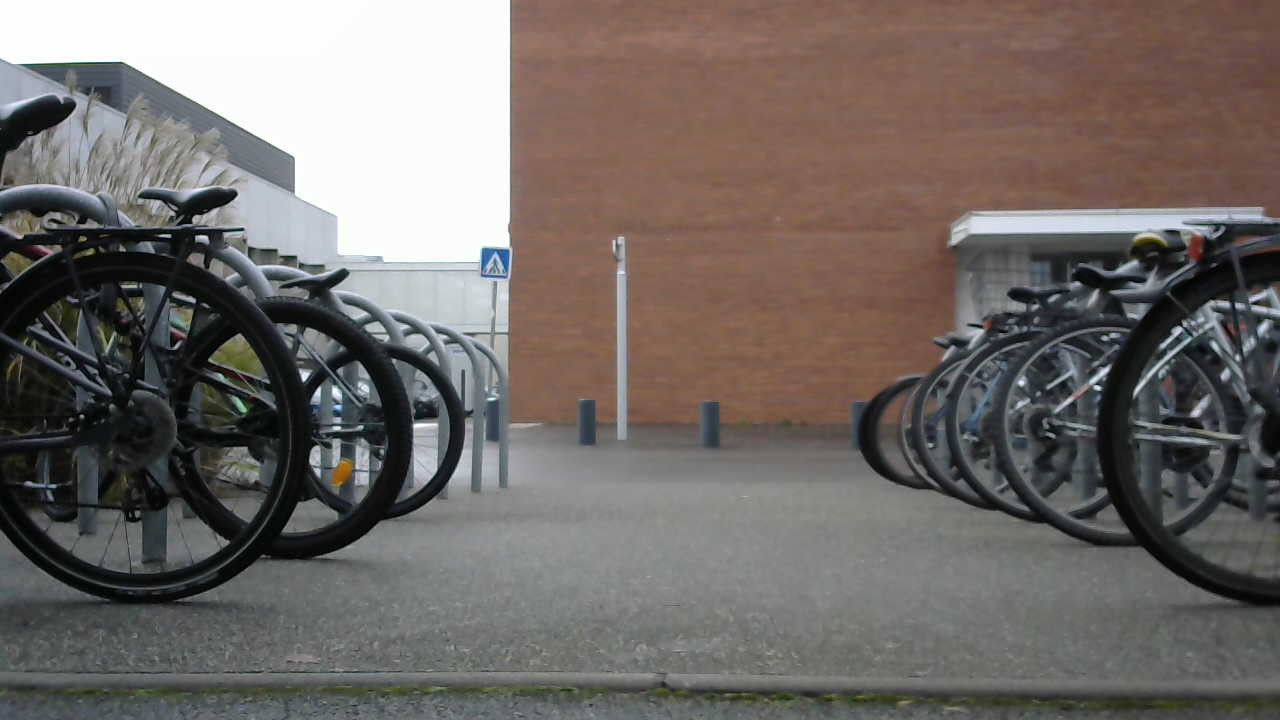
#> input picture pathDetection/images/WIN_20241121_09_58_39_Pro.jpg, 1280 x 720 px, found by its file name
$ python followLine.py
#> lines starting #> are read from the running program, lines starting #| are printed output that depends on the picture; after the words box and inside, x2 and y2 are one past the last pixel; in counts of white or black regions, pixels touching at a corner belong together
import cv2
import numpy as np

def detect_edges(image):
    # Convertir l'image en niveaux de gris
    gray = cv2.cvtColor(image, cv2.COLOR_BGR2GRAY)

    # Appliquer un flou pour réduire le bruit
    blurred = cv2.GaussianBlur(gray, (9, 9), 0)

    # Utiliser le détecteur de Canny pour détecter les bords
    edges = cv2.Canny(blurred, threshold1=50, threshold2=200)

    return edges

def find_contours(edges):
    # Trouver les contours à partir des bords détectés
    contours, _ = cv2.findContours(edges, cv2.RETR_EXTERNAL, cv2.CHAIN_APPROX_SIMPLE)
    return contours

def draw_contours(frame, contours):
    # Dessiner les contours sur l'image originale
    cv2.drawContours(frame, contours,-1, (0, 255, 0), 1)


def calculate_path_center(contours, frame):
    # Calculer le centre du passage basé sur les deux contours les plus grands (supposant qu'ils encadrent le chemin)
    height, width, _ = frame.shape
    center_x = width // 2
    left_contour = None
    right_contour = None

    # Dessiner une ligne verticale au centre de l'image pour référence
    cv2.line(frame, (center_x, 0), (center_x, height), (255, 0, 0), 2)

    if len(contours) > 1:
        # Trier les contours par aire décroissante et sélectionner les deux plus grands
        sorted_contours = sorted(contours, key=cv2.contourArea, reverse=True)
        left_contour = sorted_contours[0]
        right_contour = sorted_contours[1]

        # Calculer les moments pour obtenir le centre de chaque contour
        M_left = cv2.moments(left_contour)
        M_right = cv2.moments(right_contour)

        if M_left["m00"] != 0 and M_right["m00"] != 0:
            left_center_x = int(M_left["m10"] / M_left["m00"])
            right_center_x = int(M_right["m10"] / M_right["m00"])
            path_center_x = (left_center_x + right_center_x) // 2
            path_center = (path_center_x, height // 2)

            # Dessiner un cercle au centre du chemin
            cv2.circle(frame, path_center, 5, (0, 0, 255), -1)
            return path_center, center_x

    return None, center_x

def adjust_direction(path_center, center_x):
    # Ajuster la direction de la voiture en fonction de la position du centre du chemin
    if path_center is not None:
        if path_center[0] < center_x - 20:
            print("Tourner à gauche")
        elif path_center[0] > center_x + 20:
            print("Tourner à droite")
        else:
            print("Avancer tout droit")
    else:
        print("Chemin non détecté")

def main():
    # Charger les images fournies
    image_paths = [
        "images\WIN_20241121_09_58_39_Pro.jpg",
        "images\WIN_20241121_09_58_45_Pro.jpg",
        "images\WIN_20241121_09_59_00_Pro.jpg",
        "images\WIN_20241121_09_59_12_Pro.jpg",
        "images\WIN_20241121_09_59_24_Pro.jpg",
        "images\WIN_20241121_09_59_36_Pro.jpg",
        "images\WIN_20241121_10_00_02_Pro.jpg",
        "images\WIN_20241121_10_00_13_Pro.jpg",
        "images\WIN_20241121_10_00_23_Pro.jpg",
        "images\WIN_20241121_10_00_34_Pro.jpg",
        "images\WIN_20241121_10_00_47_Pro.jpg",
        "images\WIN_20241121_10_00_56_Pro.jpg",
        "images\WIN_20241121_10_01_08_Pro.jpg"
    ]

    for image_path in image_paths:
        # Charger l'image
        full_frame = cv2.imread(image_path)
#> full_frame is the input picture: shape (720, 1280, 3); mean B, G, R 103.6, 107.2, 113.5

        if full_frame is None:
            print(f"Erreur: Impossible de charger l'image {image_path}.")
            continue

        # Créer une copie de l'image complète pour l'affichage
        display_frame = full_frame.copy()

        # Considérer uniquement le premier quart inférieur de l'image pour l'analyse
        height, width, _ = full_frame.shape
#> height = 720; width = 1280
        analysis_frame = full_frame[3 * height // 4:, :]
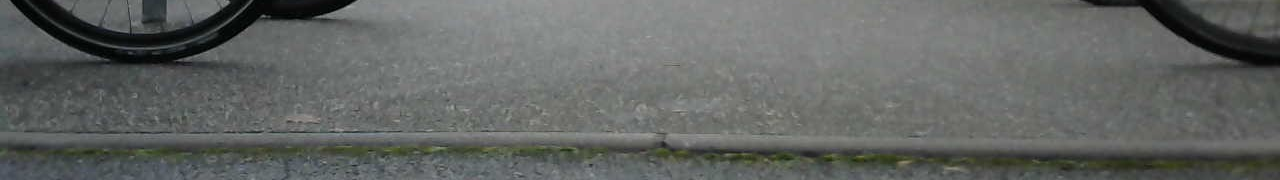
#> analysis_frame: shape (180, 1280, 3); mean B, G, R 99.4, 101.6, 98.8

        # Détecter les bords
        edges = detect_edges(analysis_frame)
#> in detect_edges, `edges = cv2.Canny(blurred, threshold1=50, threshold2=200)`:
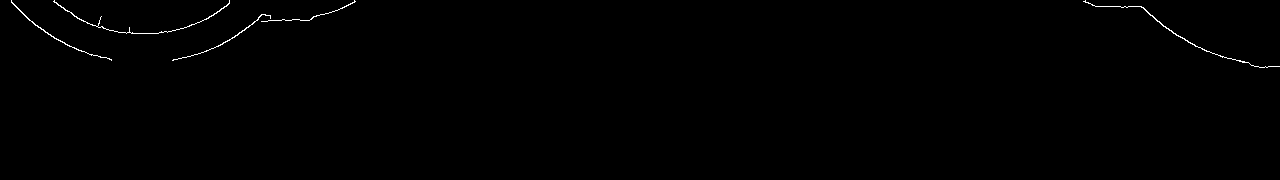
#> edges: shape (180, 1280); 0.38% white in thin lines or dots, all inside (x1, y1, x2, y2) = (11, 0, 1280, 68)

        # Trouver les contours à partir des bords détectés
        contours = find_contours(edges)
#> in find_contours, `contours, _ = cv2.findContours(edges, cv2.RETR_EXTERNAL, cv2.CHAIN_APP..`: contours = 5 contours, 1 with area under 20; largest, box (x1, y1, x2, y2) and area: (1083, 0, 1280, 68) 54, (11, 0, 112, 61) 51, (53, 0, 230, 34) 46, (172, 14, 271, 61) 32

        # Dessiner les contours sur la partie affichée
        draw_contours(display_frame[3 * height // 4:, :], contours)

        # Calculer le centre du passage encadré par les deux plus grands contours et ajuster la direction
        path_center, center_x = calculate_path_center(contours, display_frame[3 * height // 4:, :])
#> in calculate_path_center, `sorted_contours = sorted(contours, key=cv2.contourArea, reverse=True)`: sorted_contours has the same summary as contours in find_contours
#> in calculate_path_center, `left_contour = sorted_contours[0]`: left_contour = contour of 188 points, box (x1, y1, x2, y2) (1083, 0, 1280, 68), area 54
#> in calculate_path_center, `right_contour = sorted_contours[1]`: right_contour = contour of 118 points, box (x1, y1, x2, y2) (11, 0, 112, 61), area 51
#> in calculate_path_center, `M_left = cv2.moments(left_contour)`: M_left = moments, m00 53.5, centre m10/m00, m01/m00 = (1172, 30.18)
#> in calculate_path_center, `M_right = cv2.moments(right_contour)`: M_right = moments, m00 51, centre m10/m00, m01/m00 = (44.41, 28.07)
#> in calculate_path_center, `left_center_x = int(M_left["m10"] / M_left["m00"])`: left_center_x = 1172
#> in calculate_path_center, `right_center_x = int(M_right["m10"] / M_right["m00"])`: right_center_x = 44
#> in calculate_path_center, `path_center_x = (left_center_x + right_center_x) // 2`: path_center_x = 608
#> in calculate_path_center, `path_center = (path_center_x, height // 2)`: path_center = (608, 90)
#> in calculate_path_center, `cv2.circle(frame, path_center, 5, (0, 0, 255), -1)`:
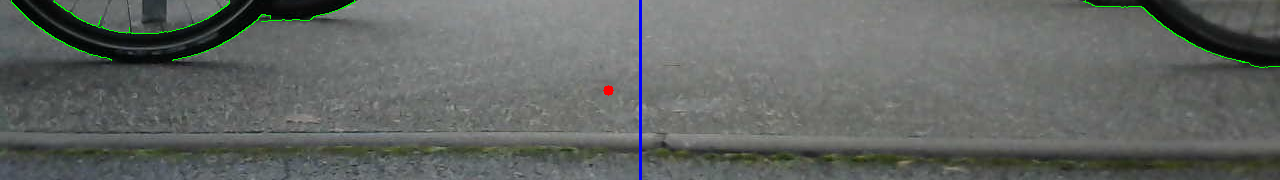
#> frame: shape (180, 1280, 3); mean of channels 0, 1, 2 99.5, 102.1, 98.4; drawn as B, G, R
#> path_center = (608, 90); center_x = 640
        adjust_direction(path_center, center_x)

        # Afficher l'image complète avec les contours et la ligne centrale
        cv2.imshow("Contours du chemin", display_frame)
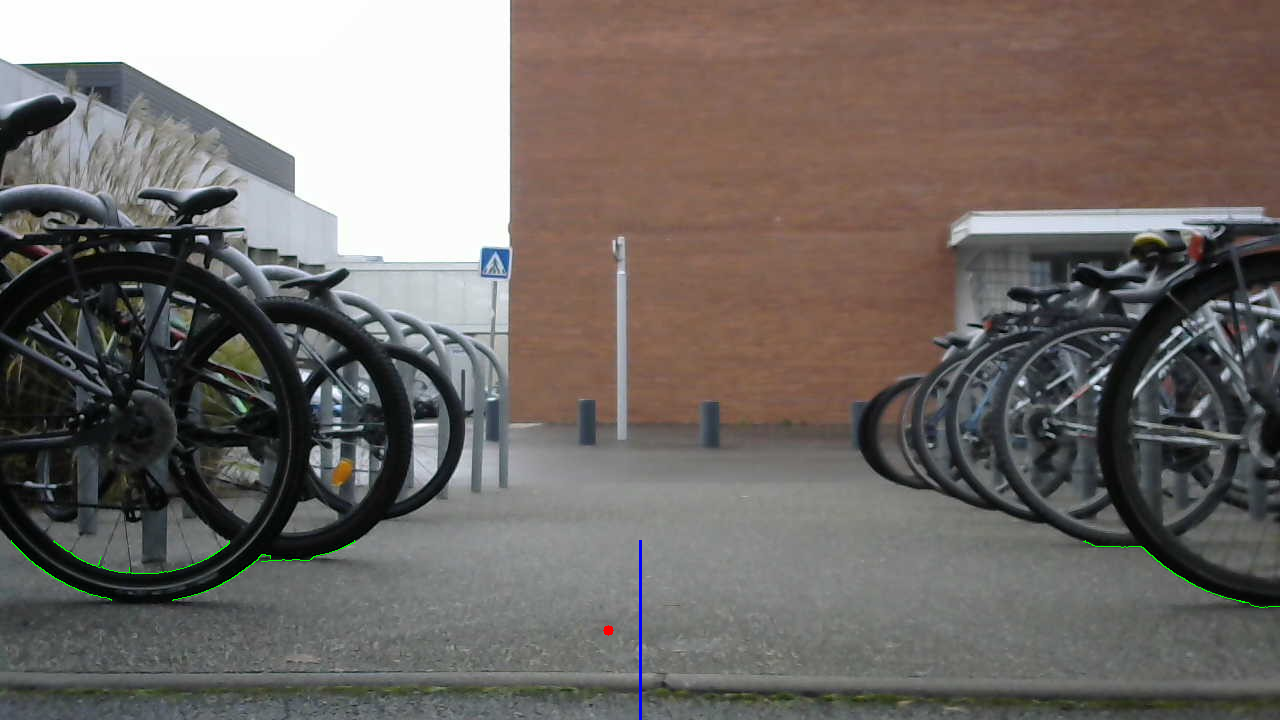
#> window 'Contours du chemin': shape (720, 1280, 3); mean B, G, R 103.6, 107.3, 113.4

        # Attendre que l'utilisateur appuie sur une touche pour passer à l'image suivante
        if cv2.waitKey(0) & 0xFF == ord('q'):
#> (key q is pressed here)
            break

    # Fermer les fenêtres
    cv2.destroyAllWindows()

if __name__ == "__main__":
    main()

$ run again, with pathDetection/images/WIN_20241129_11_06_13_Pro.jpg copied over pathDetection/images/WIN_20241121_09_58_39_Pro.jpg
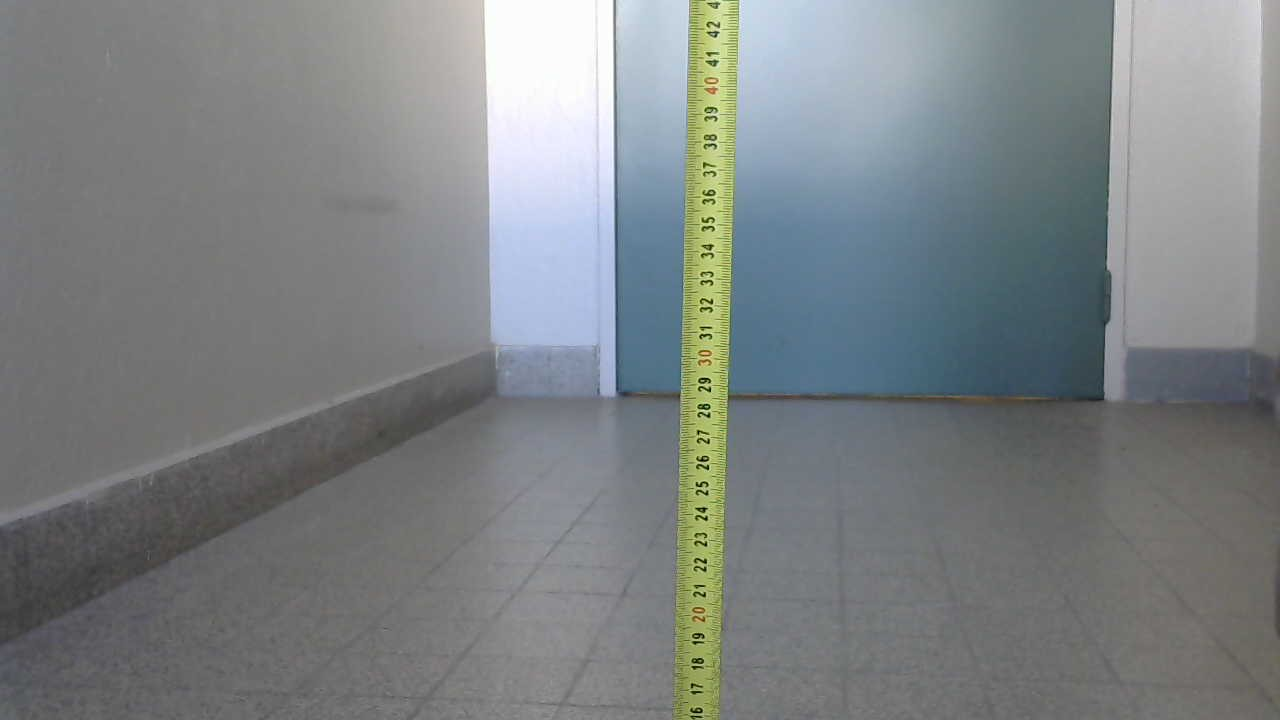
#> input picture pathDetection/images/WIN_20241129_11_06_13_Pro.jpg, 1280 x 720 px, found by its file name
#> in main, full_frame is the input picture: shape (720, 1280, 3); mean B, G, R 131.4, 130, 124.8
#> in detect_edges, `edges = cv2.Canny(blurred, threshold1=50, threshold2=200)`:
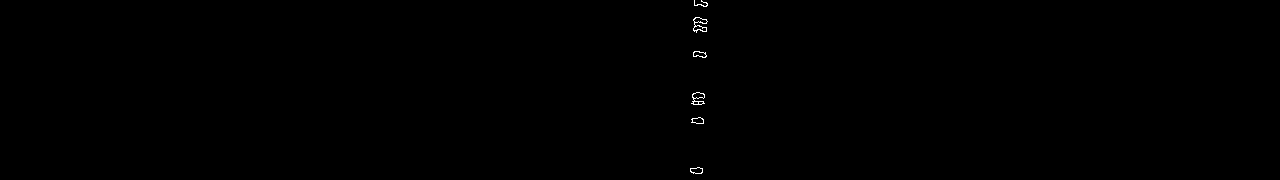
#> edges: shape (180, 1280); 0.12% white in thin lines or dots, all inside (x1, y1, x2, y2) = (690, 0, 708, 174)
#> in find_contours, `contours, _ = cv2.findContours(edges, cv2.RETR_EXTERNAL, cv2.CHAIN_APP..`: contours = 6 contours, 1 with area under 20; largest, box (x1, y1, x2, y2) and area: (693, 17, 708, 33) 110, (691, 92, 705, 105) 89, (690, 167, 703, 174) 58, (693, 51, 707, 58) 56, (691, 117, 704, 124) 56
#> sorted_contours has the same summary as contours in find_contours
#> left_contour = contour of 45 points, box (x1, y1, x2, y2) (693, 17, 708, 33), area 110
#> right_contour = contour of 35 points, box (x1, y1, x2, y2) (691, 92, 705, 105), area 89
#> M_left = moments, m00 110, centre m10/m00, m01/m00 = (699.5, 24.12)
#> M_right = moments, m00 89, centre m10/m00, m01/m00 = (697.7, 97.71)
#> left_center_x = 699
#> right_center_x = 697
#> path_center_x = 698
#> in calculate_path_center, `path_center = (path_center_x, height // 2)`: path_center = (698, 90)
#> in main, `path_center, center_x = calculate_path_center(contours, display_frame[..`: center_x = 640
#> in main, `cv2.imshow("Contours du chemin", display_frame)`:
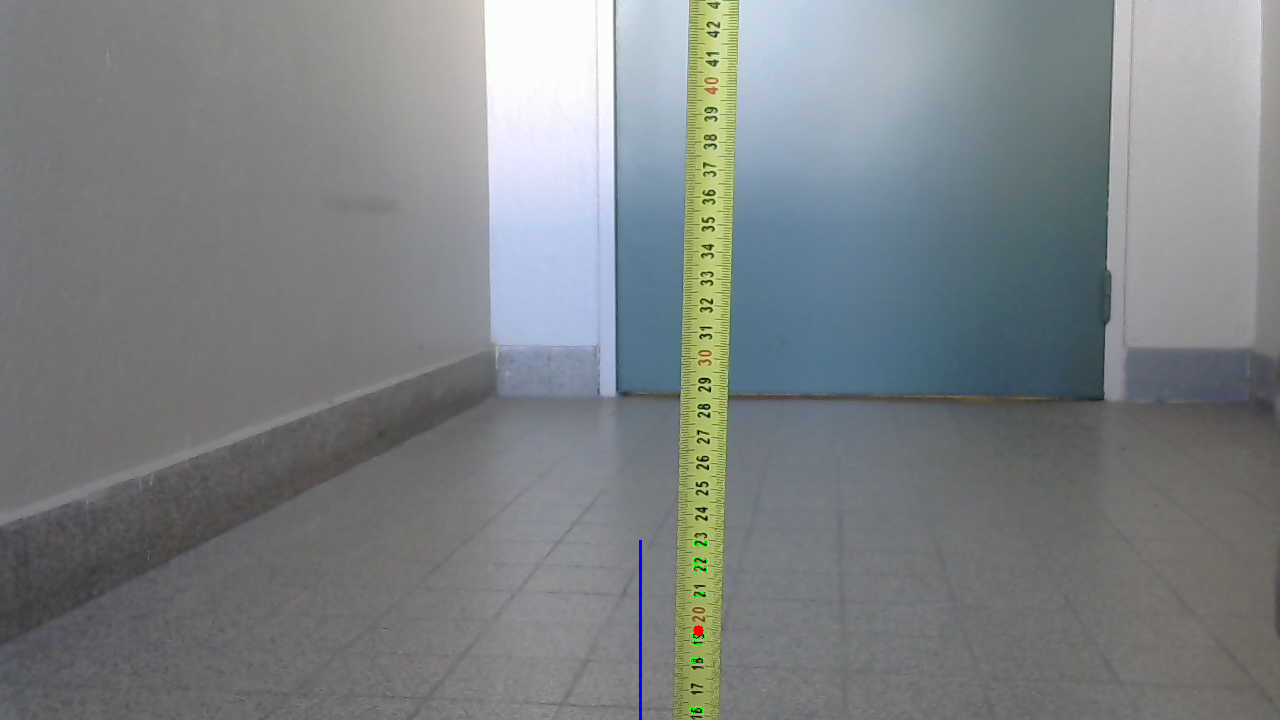
#> window 'Contours du chemin': shape (720, 1280, 3); mean B, G, R 131.5, 130, 124.7
